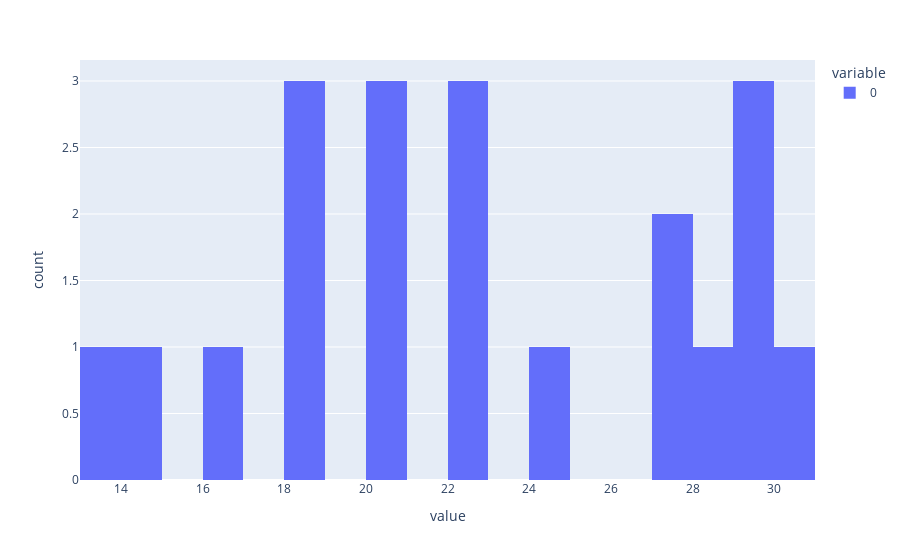

Source (notebook cell):
### Code cell
from smart_broker_api import statistics_api
from smart_broker_api import visualization_api

type_distribution="normalunit" 
type_ranking="cdf"
alternative = "two-sided"
print(statistics_api.count(session,  series_1_id))
print(statistics_api.mean(session,  series_1_id))
print(statistics_api.chisquare(session,  series_1_id, series_2_id))
print(statistics_api.kolmogorovSmirnovTest(session,  series_1_id, type_distribution, type_ranking))
print(statistics_api.kurtosis(session,  series_1_id))
print(statistics_api.levene_test(session,  series_1_id, series_2_id))
print(statistics_api.mann_whitney_u_test(session,  series_1_id, series_2_id, alternative, type_ranking))
print(statistics_api.min_max(session,  series_1_id))
print(statistics_api.paired_t_test(session,  series_1_id, series_2_id, alternative))
print(statistics_api.pearson(session,  series_1_id, series_2_id, alternative))
print(statistics_api.skewness(session,  series_1_id))
print(statistics_api.spearman(session,  series_1_id, series_2_id, alternative, type_ranking)) 
print(statistics_api.student_t_test(session,  series_1_id, series_2_id, alternative))
print(statistics_api.variance(session,  series_1_id))
print(statistics_api.welch_t_test(session,  series_1_id, series_2_id, alternative))
print(statistics_api.wilcoxon_signed_rank_test(session,  series_1_id, series_2_id, alternative, type_ranking))



dict_of_fig = visualization_api.histogram(session, series_1_id, 20)
fig = go.Figure(dict_of_fig["figure"])
fig.show()


dict_of_fig = visualization_api.kernel_density_estimation(session, series_1_id, "group_labels_1", 0.6)
fig = go.Figure(dict_of_fig["figure"])
fig.show()

### Figure 1 — Plotly figure (JSON) as saved in the notebook; plotly's stock layout.template omitted (floating-point values rounded to 4 significant figures)
{"data": [{"alignmentgroup": "True", "bingroup": "x", "hovertemplate": "variable=0<br>value=%{x}<br>count=%{y}<extra></extra>", "legendgroup": "0", "marker": {"color": "#636efa", "pattern": {"shape": ""}}, "name": "0", "nbinsx": 20, "offsetgroup": "0", "orientation": "v", "showlegend": true, "type": "histogram", "x": [30.1, 29.44, 16.33, 20.07, 24.84, 27.83, 13.19, 18.53, 22.12, 27.72, 18.6, 29.05, 29.32, 14.83, 20.76, 23.0, 22.34, 28.86, 18.1, 20.27], "xaxis": "x", "yaxis": "y"}], "layout": {"barmode": "relative", "legend": {"title": {"text": "variable"}, "tracegroupgap": 0}, "margin": {"t": 60}, "xaxis": {"anchor": "y", "domain": [0, 1], "title": {"text": "value"}}, "yaxis": {"anchor": "x", "domain": [0, 1], "title": {"text": "count"}}}}
